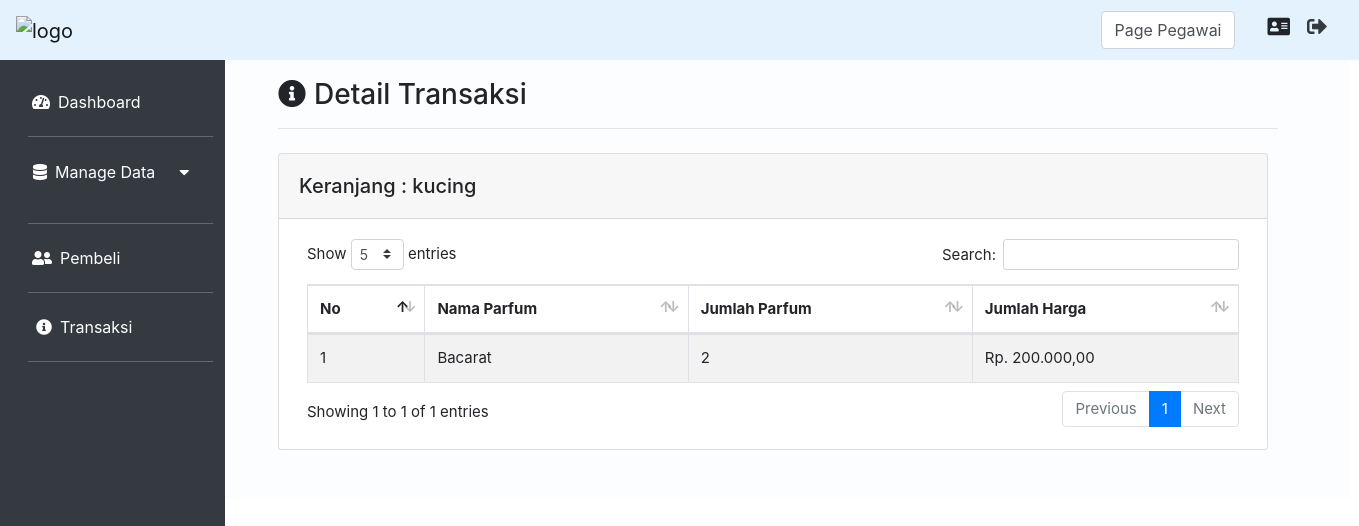
The app's page /index.php?page=Transaksi&aksi=Keranjang&idTransaksi=4 (signed in) with its own data.
### tables this page shows
CREATE TABLE `pembeli` (
  `id_pembeli` int(11) NOT NULL,
  `nama_pembeli` varchar(25) NOT NULL,
  `notelp_pembeli` varchar(18) NOT NULL,
  `status_pembeli` int(11) NOT NULL
);

CREATE TABLE `detail_transaksi` (
  `parfum_id` int(11) NOT NULL,
  `transaksi_id` int(11) NOT NULL,
  `jumlah_parfum` int(11) NOT NULL
);

CREATE TABLE `parfum` (
  `id_parfum` int(11) NOT NULL,
  `kategori_id` int(11) NOT NULL,
  `nama_parfum` varchar(20) NOT NULL,
  `expired_parfum` date NOT NULL,
  `harga_parfum` float NOT NULL,
  `stok` int(11) DEFAULT NULL
);

### Controller/TransaksiController.php (called while the page is built, shortened)
<?php
class TransaksiController
{
    private $model;
    public function __construct()
    {
        $this->model = new TransaksiModel();
    }
    public function addDetailTransaksi()
    {
        $idTransaksi = $_GET['idTransaksi'];
        $detailTransaksi = $this->model->getDetailTransaksi($idTransaksi);
        $pembeli = $this->model->getNamaPembeli($idTransaksi);
        $parfum = $this->model->getParfum();
        extract($detailTransaksi);
        extract($pembeli);
        extract($parfum);
        require_once("View/Transaksi/addTransaksi.php");
    }
}

### koneksi.php (called while the page is built, shortened)
<?php
function koneksi()
{
    $db_host = "localhost";
    $db_user = "root";
    $db_password = "";
    $db_database = "db_TokoParfum";
    try {
        return new mysqli($db_host, $db_user, $db_password, $db_database);
    } catch (Exception $e) {
        echo "Terjadi Kesalahan koneksi database";
    }
}

### Model/TransaksiModel.php (called while the page is built, shortened)
<?php
class TransaksiModel
{
    public function getDetailTransaksi($idTransaksi)
    {
        $sql = "SELECT detail_transaksi.transaksi_id,parfum.nama_parfum,
        detail_transaksi.jumlah_parfum, detail_transaksi.parfum_id,
        detail_transaksi.jumlah_parfum * parfum.harga_parfum AS jumlah_harga
        FROM detail_transaksi
        JOIN parfum ON detail_transaksi.parfum_id = parfum.id_parfum
        WHERE detail_transaksi.transaksi_id = $idTransaksi";
        $query = koneksi()->query($sql);
        $hasil = [];
        while ($detailTransaksi = $query->fetch_assoc()) {
            $hasil[] = $detailTransaksi;
        }
        return $hasil;
    }
    public function getNamaPembeli($idTransaksi)
    {
        $sql = "SELECT pembeli.nama_pembeli from transaksi
        JOIN pembeli ON transaksi.pembeli_id = pembeli.id_pembeli
        WHERE transaksi.id_transaksi = $idTransaksi";
        $query = koneksi()->query($sql);
        return $query->fetch_assoc();
    }
}

### View/Transaksi/addTransaksi.php (the view, shortened to what this page needs)
<div class="col-md-10 p-5 pt-2">
    <h3><i class="fas fa-info-circle mr-2 mt-3"></i>Detail Transaksi</h3>
    <hr class="garis">
    <div class="card mt-4">
        <div class="card-header">
            <div class="float-left mt-2">
                <h5>Keranjang : <?= $pembeli['nama_pembeli'] ?></h5>
            </div>
        </div>
        <div class="card-body ml-2 mr-2">
            <table id="example" class="table table-striped table-bordered" style="width:100%">
                <thead>
                    <tr>
                        <th scope="col">No</th>
                        <th scope="col">Nama Parfum</th>
                        <th scope="col">Jumlah Parfum</th>
                        <th scope="col">Jumlah Harga</th>
                    </tr>
                </thead>
                <tbody>
                    <?php $no = 1;
                    foreach ($detailTransaksi as $row) : ?>
                        <tr>
                            <td scope="row"><?= $no ?></td>
                            <td><?= ucfirst($row['nama_parfum']) ?></td>
                            <td><?= $row['jumlah_parfum'] ?></td>
                            <td>Rp. <?= number_format($row['jumlah_harga'], 2, ',', '.') ?></td>
                        </tr>
                    <?php $no++;
                    endforeach; ?>
                </tbody>
            </table>
        </div>
    </div>
</div>

### assets/css/solid.css (style rules this page uses)
.fa, .fas { font-family: 'Font Awesome 5 Free'; font-weight: 900; }

### assets/css/allprogramview.css (style rules this page uses)
.card { width: 990px; }
.garis { width: 1000px; background-color: rgba(240, 248, 255, 0); }

### records on screen
pembeli: nama_pembeli "kucing"
detail_transaksi: parfum.nama_parfum "Bacarat", jumlah_parfum "2", jumlah_harga "200.000,00"

### other values on screen
$_SESSION['role'] "Pegawai"
